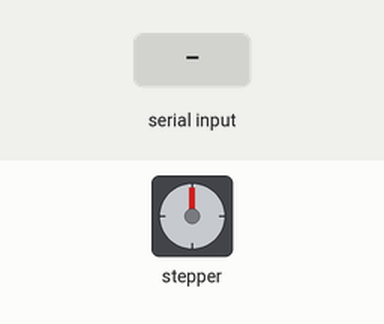
Recording of a sketch running on a simulated Arduino Uno, built with avr-gcc and run on an emulated ATmega328P. On the bench: stepper motor. The inputs (shaded band) are chosen by the test bench. Stepper angles assume 400 steps per turn; what the sketch prints to the serial monitor is not drawn.

Above: at 1.2 s.
1.3 s: "200\n" received over Serial
At 2.2 s:
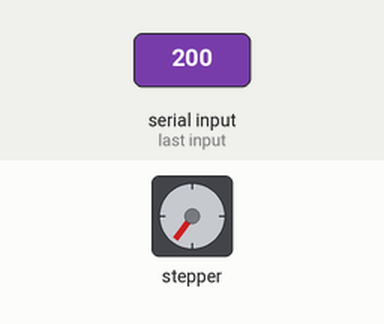
3.4 s: "90,45\n" received over Serial
At 4.4 s:
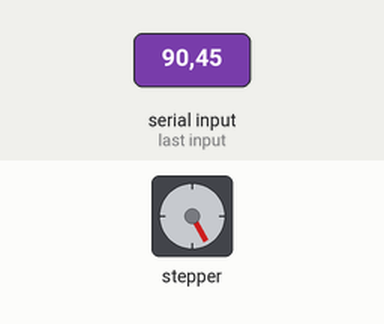
5.2 s: "30,150\n" received over Serial
At 6.1 s:
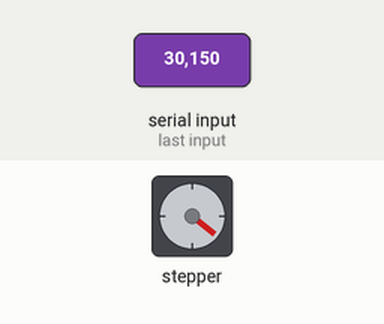
6.8 s: "90\n" received over Serial
At 8.0 s:
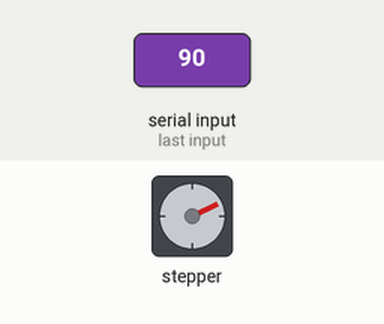
8.6 s: "90,45\n" received over Serial
At 8.75 s:
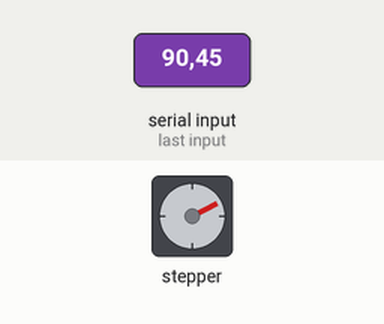
10.3 s: "30,150\n" received over Serial
At 11.2 s:
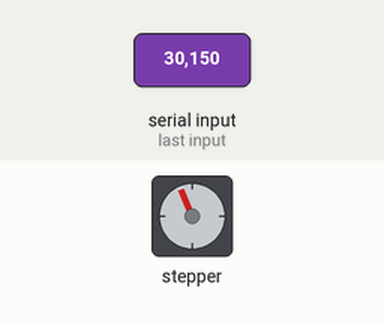
Timing chart, 0 to 12.9 s (numbered marks = the images above; inputs shaded):
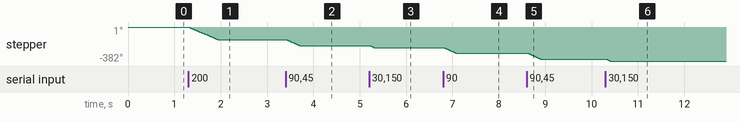

Measured:
- after the input at 1.3 s, stepper: turns 144° counter-clockwise in 0.63 s, starting at once
- after the input at 3.4 s, stepper: turns 65° counter-clockwise in 0.28 s, starting at once
- after the input at 5.2 s, stepper: turns 22° counter-clockwise, starting at once
- after the input at 6.8 s, stepper: turns 65° counter-clockwise in 0.28 s, starting at once
- after the input at 8.6 s, stepper: turns 64° counter-clockwise in 0.28 s, starting at once
- after the input at 10.3 s, stepper: turns 22° counter-clockwise, starting at once

The sketch:

motors.ino
```cpp
#include <Stepper.h>
Stepper moteur_axe_x = Stepper(400,13,12,11,10); // On initialise les moteurs
Stepper moteur_axe_y = Stepper(400,5,4,3,2);

String data = "";
String posI = "";
String posJ = "";
int posX = 0;
int posY = 0;
char sep = ';';
boolean next = false;

void setup() {
  Serial.begin(115200);// On initialise le port série à 115200 afin d'avoir une plus grande vitesse de transmission d'information
  moteur_axe_x.setSpeed(40);// On initialise la vitesse des moteurs
  moteur_axe_y.setSpeed(40);
}

void loop() {
  while(Serial.available()){// En premier on vérifie si il y a un envoi d'information de l'ordinateur
    char c = Serial.read();// On lit chaque caractère séparément puis on les ajoute à notre variable data, cette méthode est plus rapide que la méthode readString()
    data += c;
    delay(2);
  }
  if(data != "" and data != "ERROR"){
    for(int i = 0; i < data.length(); i++){ // On lit ici notre texte
      if(!next){ // Si erreur on revient en position initiale
        if(data[i] == sep){ // Ici on lit les valeurs envoyées pour les séparer pour chaque moteur, le séparateur est un ";"
          next = true; // On incrémente chaque quantité de pas à faire pour chaque moteur avec chaque caractère
        }
        else{
          posI += data[i];
        }
      }
      else{
        posJ += data[i];
      }
    }
    motorsmooth(posI.toInt(), posJ.toInt());// On déplace les moteurs en accord avec les valeurs recue par l'ordinateur
    Serial.print("ok");// On renvoit un message pour signifier à l'ordinateur qu'il peut relancer une photo
    //positionInitiale(posI.toInt(), posJ.toInt()); // On met à jour la posistion initiale pour pouvoir revenir à la position initiale
    next = false;
    posI = "";
    posJ = "";
  }
  else if(data == "ERROR"){ // Ici on revient en position initiale
    //motorsmooth(-posX, -posY);
    //moteur_axe_x.step(-posX);
    //moteur_axe_y.step(-posY);
    posX = 0;
    posY = 0;
  }
  data = "";
}

void positionInitiale(int i, int j){ // Cette fonction a pour objectif de revenir en position initiale
  posX += i;
  posY += j;
}

void motorsmooth(int i, int j){ // Cette fonction déplace le système en ligne droite avec les moteurs en simultané
  int move2 = j*0.4; // On modifie le nombre de pas à effectuer pour chaque moteur. Ces valeurs sont arbitraires et ont été choisies en tatonnant
  int move1 = -i*0.8;
  positionInitiale(move1, move2);
  int countstep = 0;
  if (abs(move1)>abs(move2)){
    for (int i = 1; i<=abs(move1); i++){
      if (countstep/i<abs(move1)/abs(move2)){
        if (move2>0){
          moteur_axe_y.step(1);
          countstep++;
        }
        else{
          moteur_axe_y.step(-1);
          countstep++;
        }
      }
      if(move1>0){
        moteur_axe_x.step(1);
      }
      else{
        moteur_axe_x.step(-1);
      }
    }
  }
  else{
    for (int i = 1; i<=abs(move2); i++){
      if (countstep/i<abs(move2)/abs(move1)){
        if (move1>0){
          moteur_axe_x.step(1);
          countstep++;
        }
        else{
          moteur_axe_x.step(-1);
          countstep++;
        }
      }
      if(move2>0){
        moteur_axe_y.step(1);
      }
      else{
        moteur_axe_y.step(-1);
      }
    }
  }
}
```
